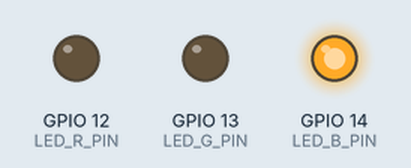
This sketch was run on a simulated ESP32. Parts: output pins drawn as LEDs (lit = HIGH). WiFi joins after 1.5 s; servers stay silent unless stated; what the sketch prints to the serial monitor is not drawn.

Above: at 0.1 s.
At 1.6 s:
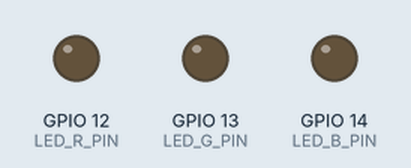
Timing chart, 0 to 3.1 s (numbered marks = the images above):
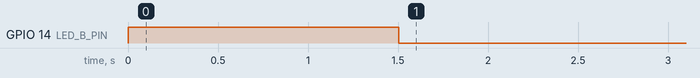

The sketch:

WiFi_assignment1_WiFi_UDP_Server__Client.ino
```cpp
#include <WiFi.h>
#include <WiFiUdp.h>
#include <string.h>

#define LED_R_PIN 12
#define LED_G_PIN 13
#define LED_B_PIN 14

const char *ssid = "Ajou Univ";
const char *pwd  = "";

const char *udpAddress = "172.21.55.149";
const int udpPort = 3333;

WiFiUDP udp;

void setup() {
  pinMode(LED_R_PIN, OUTPUT);
  pinMode(LED_G_PIN, OUTPUT);
  pinMode(LED_B_PIN, OUTPUT);

  digitalWrite(LED_R_PIN, LOW);
  digitalWrite(LED_G_PIN, LOW);
  digitalWrite(LED_B_PIN, HIGH);

  Serial.begin(115200);

  WiFi.begin(ssid, pwd);
  Serial.print("Connecting");

  while (WiFi.status() != WL_CONNECTED) {
    delay(500);
    Serial.print(".");
  }

  Serial.println();
  Serial.print("Connected to ");
  Serial.println(ssid);

  Serial.print("IP address: ");
  Serial.println(WiFi.localIP());

  udp.begin(udpPort);

  digitalWrite(LED_B_PIN, LOW);
}

void loop() {
  uint8_t buffer[50] = "hello world";
  memset(buffer, 0, 50);

  udp.parsePacket();
  if (udp.read(buffer, 50) <= 0) {
    delay(100);
    return;
  }

  if (strcmp((const char*)buffer, "ON") == 0) {
    digitalWrite(LED_R_PIN, HIGH);
    Serial.println("receive message: ON");
  }
  else if (strcmp((const char*)buffer, "OFF") == 0) {
    digitalWrite(LED_R_PIN, LOW);
    Serial.println("receive message: OFF");
  }
  else {
    digitalWrite(LED_R_PIN, LOW);
    Serial.println("receive message: invalid");
  }

  delay(1000);
}
```
